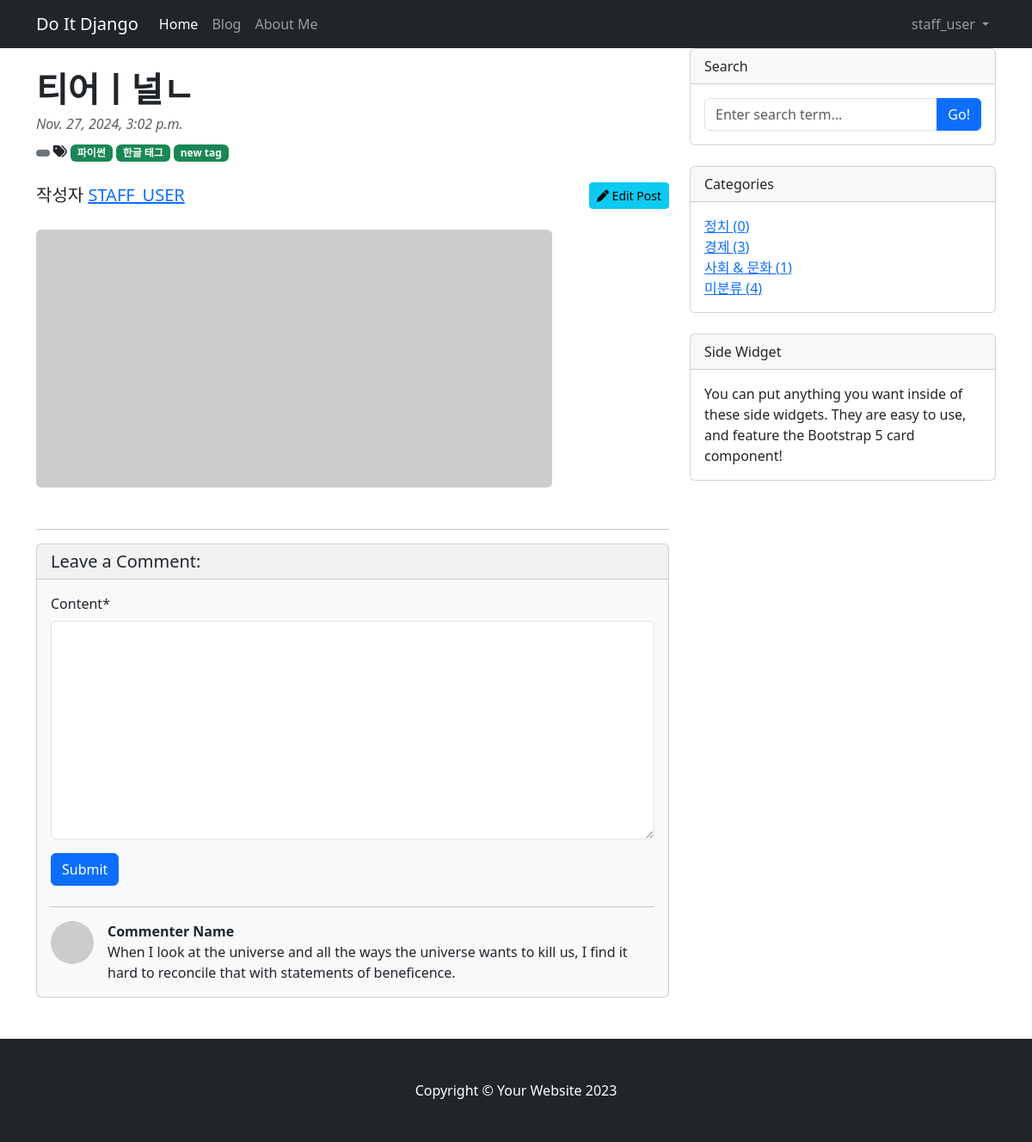
/blog/7 (signed in), run on the app's committed database.
### blog/models.py (models this page shows, shortened)
class Post(models.Model):
    title = models.CharField(max_length=30)
    hook_text = models.CharField(max_length=100, blank=True)
    content = MarkdownxField()
    head_image = models.ImageField(upload_to='blog/images/%Y/%m/%d/', blank=True)
    file_upload = models.FileField(upload_to='blog/files/%Y/%m/%d/', blank=True)
    created_at = models.DateTimeField(auto_now_add=True)
    updated_at = models.DateTimeField(auto_now=True)
    author = models.ForeignKey(User, null=True, on_delete=models.SET_NULL)
    category = models.ForeignKey(Category, blank=True, null=True, on_delete=models.SET_NULL)
    tags = models.ManyToManyField(Tag, blank=True)
    def get_absolute_url(self):
        return f'/blog/{self.pk}'
    def get_content_markdown(self):
        return markdown(self.content)

class Tag(models.Model):
    name = models.CharField(max_length=20, unique=True)
    slug = models.SlugField(max_length=100, unique=True, allow_unicode=True)
    def __str__(self):
        return self.name
    def get_absolute_url(self):
        return f'/blog/tag/{self.slug}'

class Category(models.Model):
    name = models.CharField(max_length=20, unique=True)
    slug = models.SlugField(max_length=100, unique=True, allow_unicode=True)
    def __str__(self):
        return self.name
    def get_absolute_url(self):
        return f'/blog/category/{self.slug}'
    class Meta:
        verbose_name_plural = 'Categories'

### blog/views.py (the view)
# urls.py: path("<int:pk>", views.PostDetail.as_view()),                        # 127.0.0.1/blog/1
class PostDetail(DetailView):
    model = Post
    def get_context_data(self, **kwargs):
        context = super().get_context_data(**kwargs)
        context['categories'] = Category.objects.all()
        context['no_category_post_count'] = Post.objects.filter(category=None).count()
        context['comment_form'] = CommentForm
        return context

### blog/templates/blog/post_detail.html (shortened to what this page needs)
{% extends 'blog/base.html' %}
{% load crispy_forms_tags %}
{% block main_area %}
<div id="post-area">
    <article>
        <header class="mb-4">
            <h1 class="fw-bolder mb-1 mt-4">{{ post.title }}</h1>
            <div class="text-muted fst-italic mb-2">{{ post.created_at }}</div>
            <a class="badge bg-secondary text-decoration-none link-light" href="#!"> {{ post.category.name }} </a>
            {% if post.tags.exists %}
                <i class="fas fa-tags"></i>
                {% for tag in post.tags.iterator %}
                    <a href="{{ tag.get_absolute_url }}"><span class="badge text-bg-success">{{ tag }}</span></a>
                {% endfor %}
                <br/>
                <br/>
            {% endif %}
            <div class="d-flex">
                <span class="lead">
                    작성자 <a href="#">{{ post.author | upper }}</a>
                </span>
                {% if user.is_authenticated and user == post.author %}
                <a class="btn btn-info btn-sm ms-auto d-block" href="/blog/update_post/{{ post.pk }}" role="button"><i class="fas fa-pen"></i>  Edit Post</a>
                {% endif %}
            </div>
        </header>
        {% if post.head_image %}
            <figure class="mb-4"><img class="img-fluid rounded" src="{{ post.head_image.url }}" alt="..." /></figure>
        {% else %}
            <figure class="mb-4"><img class="img-fluid rounded" src="https://picsum.photos/seed/{{post.id}}/600/300" alt="..." /></figure>
        {% endif %}
    </article>
</div>
<hr>
<div id="comment-area">
    <section class="mb-5">
        <div class="card bg-light">
            <h5 class="card-header">Leave a Comment:</h5>
            <div class="card-body">
                {% if user.is_authenticated %}
                <form id="comment-form" method="POST" action="{{ post.get_absolute_url }}/new_comment" class="mb-4">
                    <div class="form-group">
                            {{ comment_form | crispy }}
                    </div>
                    <button type="submit" class="btn btn-primary">Submit</button>
                </form>
                {% else %}
                <form class="mb-4">
                    <a role="button" type="submit" class="btn btn-outline-dark btn-block btn-sm" href="#" data-bs-toggle="modal" data-bs-target="#exampleModal">Log in and leave a comment</a>
                </form>
                {% endif %}
                <hr/>
                <div class="d-flex">
                    <div class="flex-shrink-0"><img class="rounded-circle" src="https://dummyimage.com/50x50/ced4da/6c757d.jpg" alt="..." /></div>
                    <div class="ms-3">
                        <div class="fw-bold">Commenter Name</div>
                        When I look at the universe and all the ways the universe wants to kill us, I find it hard to reconcile that with statements of beneficence.
                    </div>
                </div>
            </div>
        </div>
    </section>
</div>
{% endblock %}

### blog/templates/blog/base.html (shortened to what this page needs)
<!DOCTYPE html>
{% load static %}
<html lang="ko">
    <head>
        <link rel="stylesheet" href="{% static 'blog/bootstrap/bootstrap.min.css' %}" media="screen">
    </head>
    <body>
        {% include 'blog/navbar.html' %}
        <div class="container">
            <div class="row">
                <div class="col-lg-8" id="main-area">
                    {% block main_area %}
                    {% endblock %}
                </div>
                <div class="col-lg-4">
                    <div class="card mb-4">
                        <div class="card-header">Search</div>
                        <div class="card-body">
                            <div class="input-group">
                                <input class="form-control" type="text" placeholder="Enter search term..." aria-label="Enter search term..." aria-describedby="button-search" id="search-input" />
                                <button class="btn btn-primary" id="button-search" type="button" onclick="searchPost()">Go!</button>
                            </div>
                        </div>
                    </div>
                    <div class="card mb-4" id="categories-card">
                        <div class="card-header">Categories</div>
                        <div class="card-body">
                            <div class="row">
                                <ul class="list-unstyled mb-0">
                                    {% for category in categories %}
                                    <li>
                                        <a href="{{ category.get_absolute_url }}">{{ category }} ({{category.post_set.count}})</a>
                                    </li>
                                    {% endfor %}
                                    <li>
                                        <a href="/blog/category/no_category">미분류 ({{ no_category_post_count }})</a>
                                    </li>
                                </ul>
                            </div>
                        </div>
                    </div>
                    <div class="card mb-4">
                        <div class="card-header">Side Widget</div>
                        <div class="card-body">You can put anything you want inside of these side widgets. They are easy to use, and feature the Bootstrap 5 card component!</div>
                    </div>
                </div>
            </div>
        </div>
        {% include 'blog/footer.html' %}
        <link href="https://cdn.jsdelivr.net/npm/bootstrap@5.3.3/dist/css/bootstrap.min.css" rel="stylesheet">
    </body>
</html>

### blog/templates/blog/navbar.html (shortened to what this page needs)
{% load socialaccount %}
<nav class="navbar navbar-expand-lg navbar-dark bg-dark">
    <div class="container">
        <a class="navbar-brand" href="/">Do It Django</a>
        <div class="collapse navbar-collapse" id="navbarSupportedContent">
            <ul class="navbar-nav mb-2 mb-lg-0">
                <li class="nav-item">
                    <a class="nav-link active" aria-current="page" href="#">Home</a>
                  </li>
                <li class="nav-item">
                <a class="nav-link" href="/blog/">Blog</a>
                </li>
                <li class="nav-item">
                <a class="nav-link" href="/about_me/">About Me</a>
                </li>
            </ul>
            <ul class="navbar-nav ms-auto mb-2 mb-lg-0">
                {% if user.is_authenticated %}
                <li class="nav-item dropdown">
                    <a class="nav-link dropdown-toggle" href="#" id="navbarDropdownMenuLink" role="button" data-bs-toggle="dropdown" aria-haspopup="true" aria-expanded="false">
                      {{ user.username }}
                    </a>
                </li>
                {% else %}
                <li class="nav-item">
                  <button class="btn btn-primary" data-bs-toggle="modal" data-bs-target="#exampleModal">Log In</button>
                </li>
                {% endif %}
            </ul>
        </div>
    </div>
</nav>

### data on the page
Post: title "티어ㅣ널ㄴ", created_at "Nov. 27, 2024, 3:02 p.m.", author "STAFF_USER"
Tag: name "파이썬"
Tag: name "한글 태그"
Tag: name "new tag"
Category: name "정치", post_set.count "0"
Category: name "경제", post_set.count "3"
Category: name "사회 & 문화", post_set.count "1"

### other printed values
{{ user.username }} "staff_user"
{{ no_category_post_count }} "4"
